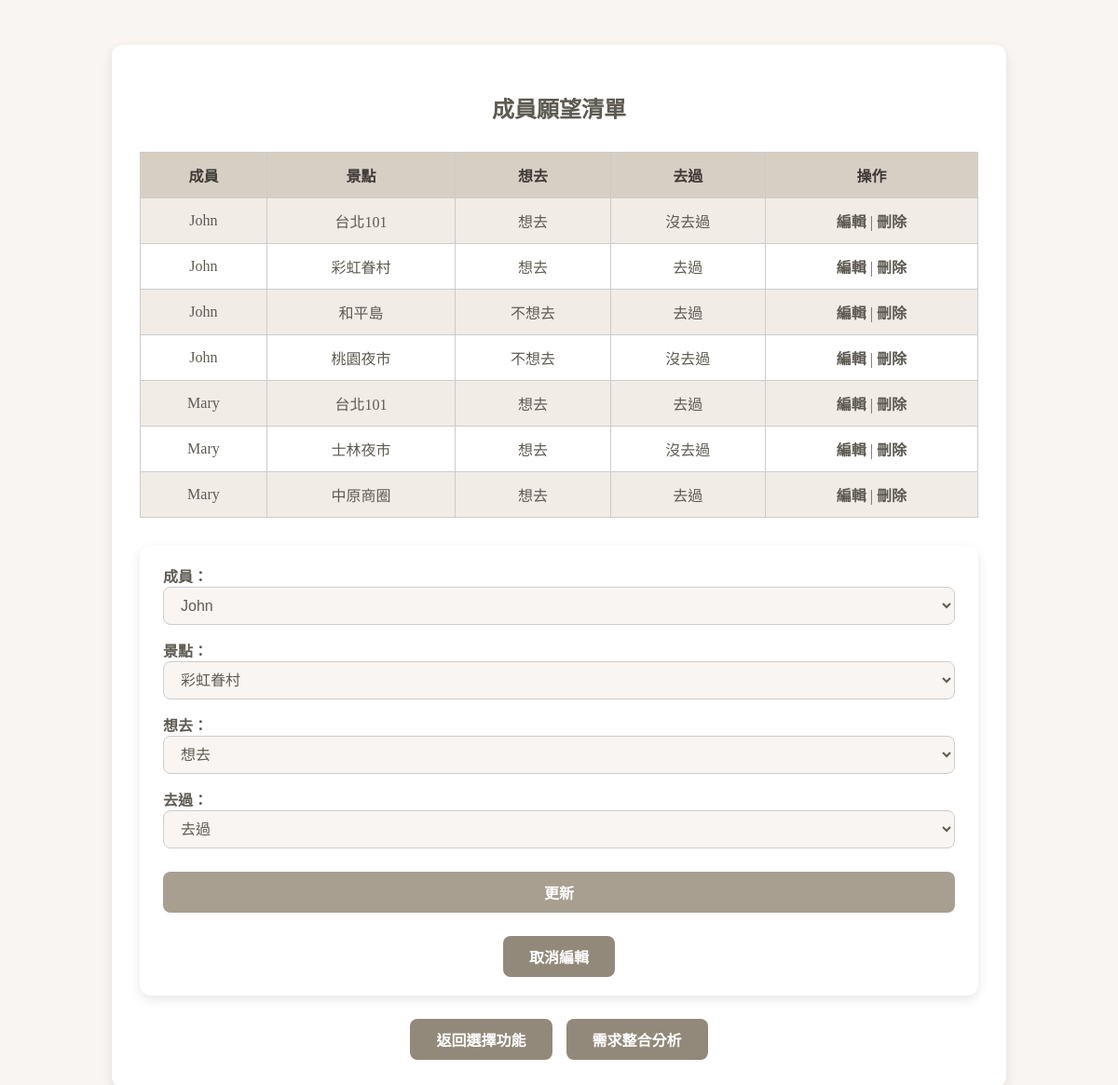
The app's page /members_wishlist.php?edit=2 with its own data.
### tables this page shows
CREATE TABLE `members_wishlist` (
  `wishlist_id` int(11) NOT NULL,
  `member_id` int(11) DEFAULT NULL,
  `place_id` int(11) DEFAULT NULL,
  `place_name` varchar(100) DEFAULT NULL,
  `member_name` varchar(50) DEFAULT NULL,
  `want_go` varchar(50) DEFAULT NULL,
  `been_there` varchar(50) DEFAULT NULL
);

CREATE TABLE `members` (
  `member_id` int(11) NOT NULL,
  `user_id` int(11) DEFAULT NULL,
  `member_name` varchar(50) DEFAULT NULL,
  `member_user_id` int(11) DEFAULT NULL,
  `member_relationship_name` varchar(50) DEFAULT NULL
);

### members_wishlist.php (the view, shortened to what this page needs)
<?php
$link = mysqli_connect("localhost", "root", "", "travel_pockets");
mysqli_set_charset($link, "utf8");
$user_id = 1;
$edit_mode = false;
$edit_data = [
    'member_id' => '',
    'place_id' => '',
    'want_go' => '想去',
    'been_there' => '沒去過',
];
if (isset($_GET['edit'])) {
    $edit_wishlist_id = intval($_GET['edit']);
    $stmt = $link->prepare("
        SELECT member_id, place_id, want_go, been_there
        FROM members_wishlist
        WHERE wishlist_id = ?
    ");
    $stmt->bind_param("i", $edit_wishlist_id);
    $stmt->execute();
    $res = $stmt->get_result();
    if ($res->num_rows > 0) {
        $edit_mode = true;
        $edit_data = $res->fetch_assoc();
    } else {
        header("Location: members_wishlist.php");
        exit;
    }
}
$members = [];
$stmt = $link->prepare("SELECT member_id, member_name FROM members WHERE user_id = ?");
$stmt->bind_param("i", $user_id);
$stmt->execute();
$res = $stmt->get_result();
while ($row = $res->fetch_assoc()) {
    $members[] = $row;
}
$query = "
SELECT mw.wishlist_id, m.member_name, mw.place_name, mw.want_go, mw.been_there
FROM members_wishlist mw
JOIN members m ON mw.member_id = m.member_id
WHERE m.user_id = ?
ORDER BY mw.wishlist_id ASC
";
$stmt = $link->prepare($query);
$stmt->bind_param("i", $user_id);
$stmt->execute();
$result = $stmt->get_result();
?>
<!DOCTYPE html>
<html lang="zh-Hant">
<head>
</head>
<body>
<div class="container">
<h2> 成員願望清單</h2>
<table>
  <tr>
    <th>成員</th>
    <th>景點</th>
    <th>想去</th>
    <th>去過</th>
    <th>操作</th>
  </tr>
  <?php while ($row = $result->fetch_assoc()) { ?>
  <tr>
    <td><?= htmlspecialchars($row['member_name']) ?></td>
    <td><?= htmlspecialchars($row['place_name']) ?></td>
    <td><?= htmlspecialchars($row['want_go']) ?></td>
    <td><?= htmlspecialchars($row['been_there']) ?></td>
    <td>
      <a href="?edit=<?= htmlspecialchars($row['wishlist_id']) ?>">編輯</a> |
      <a href="?delete=<?= htmlspecialchars($row['wishlist_id']) ?>" onclick="return confirm('確定刪除？')">刪除</a>
    </td>
  </tr>
  <?php } ?>
</table>
<form method="post" autocomplete="off">
  <label for="member_id">成員：
    <select name="member_id" id="member_id" required>
      <?php foreach ($members as $m): ?>
        <?php $selected = ((int)$edit_data['member_id'] === (int)$m['member_id']) ? "selected" : ""; ?>
        <option value="<?= $m['member_id'] ?>" <?= $selected ?>>
          <?= htmlspecialchars($m['member_name']) ?>
        </option>
      <?php endforeach; ?>
    </select>
  </label>
  <label for="place_id">景點：
    <select name="place_id" id="place_id" required>
      <?php
      $places_res = mysqli_query($link, "SELECT place_id, place_name FROM places ORDER BY place_name ASC");
      while ($place = mysqli_fetch_assoc($places_res)) {
          $selected = ((int)$edit_data['place_id'] === (int)$place['place_id']) ? "selected" : "";
          echo "<option value='{$place['place_id']}' $selected>" . htmlspecialchars($place['place_name']) . "</option>";
      }
      ?>
    </select>
  </label>
  <label for="want_go">想去：
    <select name="want_go" id="want_go" required>
      <option value="想去" <?= $edit_data['want_go'] === '想去' ? 'selected' : '' ?>>想去</option>
    </select>
  </label>
  <label for="been_there">去過：
    <select name="been_there" id="been_there" required>
      <option value="去過" <?= $edit_data['been_there'] === '去過' ? 'selected' : '' ?>>去過</option>
    </select>
  </label>
  <button type="submit" name="submit"><?= $edit_mode ? "更新" : "新增" ?></button>
  <?php if ($edit_mode): ?>
    <div class="btn-group">
      <button type="button" onclick="window.location.href='members_wishlist.php'">取消編輯</button>
    </div>
  <?php endif; ?>
</form>
<div class="btn-group">
  <button onclick="location.href='function.php'">返回選擇功能</button>
  <button onclick="location.href='wishlist_analysis.php'">需求整合分析</button>
</div>
</div>
</body>
</html>

### members_wishlist.php (style rules this page uses)
body { font-family: '微軟正黑體'; background-color: #f9f5f2; padding: 40px; color: #5e5b52; }
.container { max-width: 900px; margin: auto; background-color: #fff; padding: 30px; border-radius: 12px; box-shadow: 0 4px 12px rgba(0,0,0,0.1); }
h2 { text-align: center; color: #5e5b52; margin-bottom: 30px; }
table { width: 100%; border-collapse: collapse; margin-top: 10px; }
th, td { border: 1px solid #ccc; padding: 12px; text-align: center; color: #5e5b52; }
th { background-color: #d8cfc4; color: #3e3a36; }
tr:nth-child(even) { background-color: #f1ece6; }
a { color: #5e5b52; text-decoration: none; font-weight: 600; }
form { margin-top: 30px; background-color: #fff; padding: 20px 25px; border-radius: 12px; box-shadow: 0 4px 12px rgba(0,0,0,0.1); }
label { display: block; margin-bottom: 15px; font-weight: 600; color: #5e5b52; }
select, button { width: 100%; padding: 10px 14px; border-radius: 8px; border: 1px solid #ccc; font-size: 16px; background-color: #f9f5f2; color: #5e5b52; cursor: pointer; transition: background-color 0.3s ease; }
button[type="submit"] { margin-top: 10px; font-weight: 700; background-color: #a89f91; border: none; color: white; }
.btn-group { margin-top: 25px; display: flex; gap: 15px; justify-content: center; }
.btn-group button { width: auto; padding: 10px 28px; background-color: #92897a; color: white; border: none; border-radius: 8px; font-weight: 600; }

### records on screen
members_wishlist: member.member_name "John", place_name "台北101", want_go "想去", been_there "沒去過"
members_wishlist: member.member_name "John", place_name "彩虹眷村", want_go "想去", been_there "去過"
members_wishlist: member.member_name "John", place_name "和平島", want_go "不想去", been_there "去過"
members_wishlist: member.member_name "John", place_name "桃園夜市", want_go "不想去", been_there "沒去過"
members_wishlist: member.member_name "Mary", place_name "台北101", want_go "想去", been_there "去過"
members_wishlist: member.member_name "Mary", place_name "士林夜市", want_go "想去", been_there "沒去過"
members_wishlist: member.member_name "Mary", place_name "中原商圈", want_go "想去", been_there "去過"

### other values on screen
form field member_id "John"
form field place_id "彩虹眷村"
